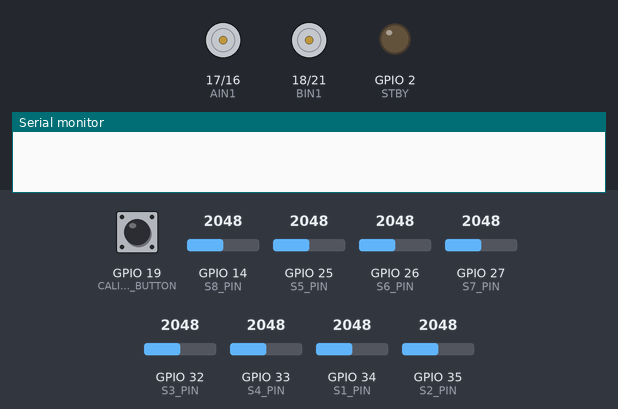
A sketch run on a simulated ESP32. On the bench: motor-driver pin pairs drawn as motors (green arrow = first pin HIGH = forward, orange = second pin HIGH = backward, longer = more drive, scaled by the enable pin, stopped while the standby pin is LOW), output pins drawn as LEDs (lit = HIGH), the last lines printed to the serial monitor. Inputs (shaded band) come from the test bench; at power-on: GPIO 19 (CALIBRATE_BUTTON) HIGH, GPIO 14 (S8_PIN) = 2048, GPIO 25 (S5_PIN) = 2048, GPIO 26 (S6_PIN) = 2048, GPIO 27 (S7_PIN) = 2048, GPIO 32 (S3_PIN) = 2048, GPIO 33 (S4_PIN) = 2048, GPIO 34 (S1_PIN) = 2048, GPIO 35 (S2_PIN) = 2048.

Above: at 1.2 s.
1.3 s: GPIO 19 (CALIBRATE_BUTTON) pulled LOW for 0.15 s
3.8 s: GPIO 19 (CALIBRATE_BUTTON) pulled LOW for 1 s
At 5.5 s:
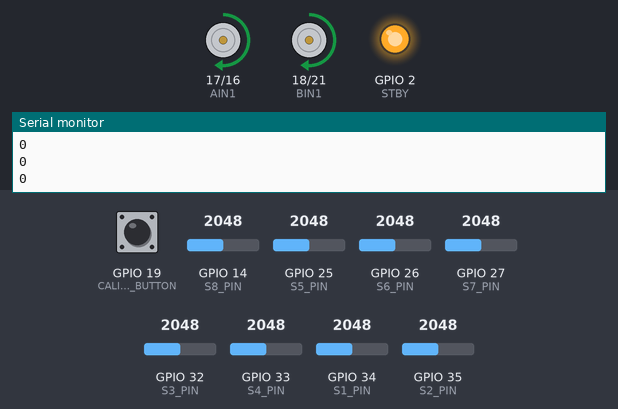
Timing chart, 0 to 7.0 s (numbered marks = the images above; inputs shaded):
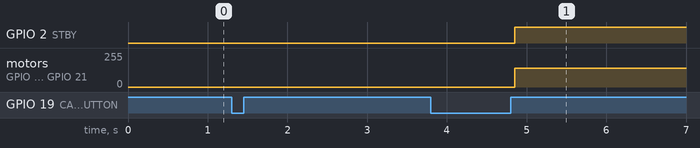

Measured:
- after the input at 3.8 s, GPIO 2 (STBY): LOW → HIGH after 1.1 s; motor on GPIO 17 (AIN1) / GPIO 16 (AIN2), motor on GPIO 18 (BIN1) / GPIO 21 (BIN2): stopped → forward 140/255 after 1.1 s

The sketch:

line_follower_initial.ino
```cpp
//IR sensor pins
#define S1_PIN 34
#define S2_PIN 35
#define S3_PIN 32
#define S4_PIN 33
#define S5_PIN 25
#define S6_PIN 26
#define S7_PIN 27
#define S8_PIN 14
#define CALIBRATE_BUTTON 19
#define AIN2 16 //A02 - M2 LEFT MOTOR
#define AIN1 17 //AO1 - M1 LEFT MOTOR
#define BIN1 18 //BO1 - M2 RIGHT MOTOR
#define BIN2 21 //BO2 - M1 RIGHT MOTOR
#define STBY 2
#define PWMA 4
#define PWMB 5

const int SENSOR_COUNT= 8; //number of sensors
const int sensorPins[SENSOR_COUNT] = {S1_PIN, S2_PIN, S3_PIN, S4_PIN, S5_PIN, S6_PIN, S7_PIN, S8_PIN};
volatile bool calibrateState = false;
const int weight[SENSOR_COUNT] = {-210*3/2, -150*3/2, -90, -30, 30, 90, 150*3/2, 210*3/2}; //Initial Weights assumption approx 6mm pitch
unsigned long calibCheck=0;
unsigned long calibDuration=150;

//Calibration
int sensorMin[SENSOR_COUNT];
int sensorMax[SENSOR_COUNT];
const int LINE_LOST_THRESHOLD = 300;               // sum of normalized readings below this = line lost
int startNum=0;

//PID
float Kp = 2.0;
float Ki = 0.0;
float Kd = 0.0;

int BASE_SPEED = 140;   //cruising PWM
int MAX_SPEED  = 255;

float integral = 0.0;
float lastError = 0.0;
int lastPosition = 0.0;
unsigned long lastTime=0;

void IRAM_ATTR calibrateButton(){
  if ((millis() - calibCheck)>calibDuration){
    calibCheck=millis();
    calibrateState=!calibrateState;
    if (startNum==0) startNum=1;
  }

}

void setup() {
  Serial.begin(9600);
  for (int i = 0; i < SENSOR_COUNT; i++) pinMode(sensorPins[i], INPUT);
  pinMode(CALIBRATE_BUTTON,INPUT_PULLUP);
  attachInterrupt(digitalPinToInterrupt(CALIBRATE_BUTTON),calibrateButton,FALLING);
  for (int i = 0; i < SENSOR_COUNT; i++) {
    sensorMin[i] = 4095;
    sensorMax[i] = 0;
}
 pinMode(STBY,OUTPUT);
 pinMode(AIN1,OUTPUT); pinMode(AIN2,OUTPUT);
 pinMode(BIN1,OUTPUT); pinMode(BIN2,OUTPUT);
 pinMode(PWMA,OUTPUT); pinMode(PWMB,OUTPUT);
}


//Normalizing one channel to 0-1000
int readNormalized(int i) {
  int raw = analogRead(sensorPins[i]);
  raw = constrain(raw, sensorMin[i], sensorMax[i]);
  if (sensorMax[i] == sensorMin[i]) return 0; // avoiding zero division error
  return map(raw, sensorMin[i], sensorMax[i], 0, 1000);
}
void stopMotors(){
  digitalWrite(AIN1,0);
  digitalWrite(AIN2,0);
  digitalWrite(BIN1,0);
  digitalWrite(BIN2,0);
  analogWrite(PWMA,0);
  analogWrite(PWMB,0);
  digitalWrite(STBY,0);
}
//Weighted position estimate
bool computePosition(int &positionOut) {
  long num = 0;
  long den = 0;
  for (int i = 0; i < SENSOR_COUNT; i++) {
    int n = readNormalized(i);
    num += (long)weight[i] * n;
    den += n;
  }
  if (den < LINE_LOST_THRESHOLD) return false; // no sensor sees enough line
  positionOut = num / den;
  return true;
}

//function for controlling inidividual motor
void setMotor(int pinIn1, int pinIn2, int pinPWM, int speed) {
  digitalWrite(STBY,1);
  speed = constrain(speed, -MAX_SPEED, MAX_SPEED);
  if (speed >= 0) {
    digitalWrite(pinIn1, 1);
    digitalWrite(pinIn2, 0);
  } else {
    digitalWrite(pinIn1, 0);
    digitalWrite(pinIn2, 1);
    speed = -speed;
  }
  analogWrite(pinPWM, speed);
}

// ---------------- Main loop ----------------
void loop() {
if (!calibrateState&&(startNum==1)){
  int position;
  bool onLine = computePosition(position);

  if (onLine) {
    lastPosition = position;
  } else {
    position = lastPosition;
  }

  unsigned long now = millis();
  float dt = (float)(now - lastTime) / 1000.0;
  if (dt <= 0) dt = 0.001;

  float error = position/4.0; //4 is picked aritrarily
  integral += error * dt;
  float derivative = (error - lastError) / dt;
  float output = Kp * error + Ki * integral + Kd * derivative;
  lastError = error;
  lastTime = now;
  Serial.println(position);
  delay(100);
  int leftSpeed  = constrain((int)(BASE_SPEED - output), -MAX_SPEED, MAX_SPEED);
  int rightSpeed = constrain((int)(BASE_SPEED + output), -MAX_SPEED, MAX_SPEED);

  setMotor(AIN1, AIN2, PWMA, leftSpeed);
  setMotor(BIN1, BIN2, PWMB, rightSpeed);

}
else if(startNum==1) {
  stopMotors();
  Serial.println("Calibrating - sweep the sensor bar across the line now...");

  for (int i = 0; i < SENSOR_COUNT; i++) {
      int v = analogRead(sensorPins[i]);
      if (v < sensorMin[i]) sensorMin[i] = v;
      if (v > sensorMax[i]) sensorMax[i] = v;
  }
  delay(1000);
  for (int i = 0; i < SENSOR_COUNT; i++) {
  Serial.print(i+1); Serial.print(" min="); Serial.print(sensorMin[i]);
  Serial.print(" max="); Serial.println(sensorMax[i]);
  }
}
}
```
